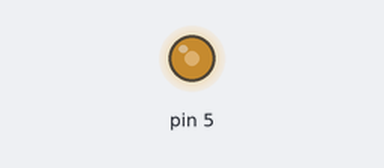
A sketch run on a simulated Arduino Uno, built with avr-gcc and run on an emulated ATmega328P. Shown: output pins drawn as LEDs (lit = HIGH).

Above: at 0.05 s.
At 8.0 s:
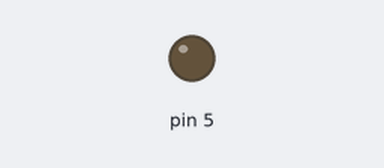
Timing chart, 0 to 10.4 s (numbered marks = the images above):
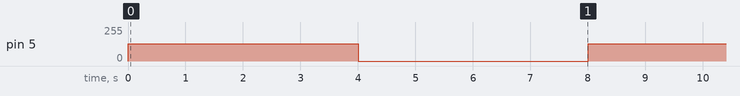

Measured:
- by itself, pin 5: alternates 128/255 for 4.0 s and 0/255 for 4.0 s

The sketch:

PWM.ino
```cpp
void setup(){
    pinMode(5, OUTPUT);
    TCCR0A = _BV(COM0A1) | _BV(COM0B1) | _BV(WGM01) | _BV(WGM00);
    TCCR0B = _BV(CS02);
}

void loop(){
    OCR0B = 128;
    delay(1000);
    OCR0B = 0;
    delay(1000);
}
```
